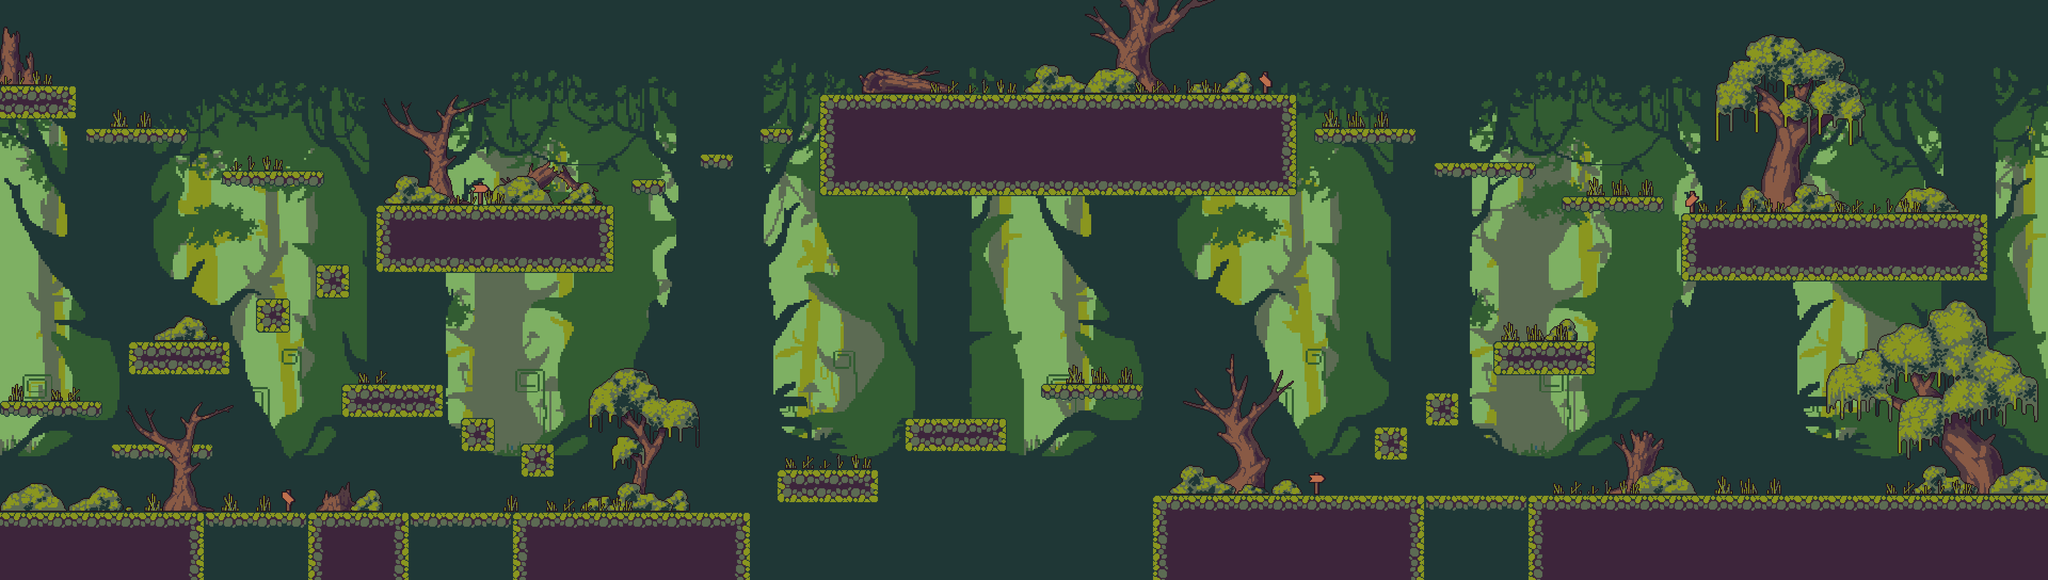

This is a level from a 2D game, rendered from its Tiled map with the project's own tilesets. A one-line summary and the map file follow, with tile-layer data summarised:
An orthogonal 240x68 tile map with 16x16 px tiles, 8 tile layers (Spawn, background, platforms, decor3, ...), 2 tilesets and 55 objects (28x platform, 25x pine, player, nut).

<map version="1.10" tiledversion="1.11.2" orientation="orthogonal" renderorder="right-down" width="240" height="68" tilewidth="16" tileheight="16" infinite="0" nextlayerid="16" nextobjectid="116">
 <tileset firstgid="1" name="TilesetSwamp" tilewidth="16" tileheight="16" tilecount="8192" columns="128">
  <image source="../../Resources/Swamp/Tileset/TilesetSwamp.png" width="2048" height="1024" />
 </tileset>
 <tileset firstgid="8193" name="background1" tilewidth="16" tileheight="16" tilecount="8160" columns="120">
  <image source="../../Resources/Swamp/Background/background1.png" width="1920" height="1088" />
 </tileset>
 <layer id="10" name="Spawn" width="240" height="68">
  <data>[16320 cells, 9 non-empty, 1 distinct tile ids]</data>
 </layer>
 <layer id="7" name="background" width="240" height="68">
  <data>[16320 cells, 16320 non-empty, 8160 distinct tile ids]</data>
 </layer>
 <layer id="8" name="platforms" width="240" height="68">
  <data>[16320 cells, 3286 non-empty, 240 distinct tile ids]</data>
 </layer>
 <layer id="13" name="decor3" width="240" height="68">
  <data>[16320 cells, 162 non-empty, 162 distinct tile ids]</data>
 </layer>
 <layer id="11" name="decor" width="240" height="68">
  <data>[16320 cells, 2180 non-empty, 2103 distinct tile ids]</data>
 </layer>
 <layer id="12" name="decor2" width="240" height="68">
  <data>[16320 cells, 604 non-empty, 396 distinct tile ids]</data>
 </layer>
 <layer id="14" name="grass" width="240" height="68">
  <data>[16320 cells, 452 non-empty, 51 distinct tile ids]</data>
 </layer>
 <layer id="15" name="pointers" width="240" height="68">
  <data>[16320 cells, 42 non-empty, 33 distinct tile ids]</data>
 </layer>
 <objectgroup id="9" name="obj">
  <object id="58" name="platform" x="-0.5" y="960" width="1409" height="63" />
  <object id="60" name="platform" x="2162.5" y="930" width="1679" height="63" />
  <object id="59" name="player" x="100.667" y="960.667" />
  <object id="61" name="platform" x="208.333" y="834.167" width="190" height="23.3333" />
  <object id="63" name="platform" x="0.333333" y="751.667" width="190" height="29.3333" />
  <object id="72" name="platform" x="417.333" y="319.667" width="190" height="29.3333" />
  <object id="73" name="platform" x="162.333" y="239.667" width="190" height="29.3333" />
  <object id="79" name="platform" x="2463.7" y="240.136" width="190" height="29.3333" />
  <object id="80" name="platform" x="2689.03" y="303.47" width="190" height="29.3333" />
  <object id="81" name="platform" x="2928.7" y="368.47" width="190" height="29.3333" />
  <object id="82" name="platform" x="1952.7" y="719.97" width="190" height="29.3333" />
  <object id="65" name="platform" x="242.333" y="642.333" width="190" height="60" />
  <object id="74" name="platform" x="-0.666667" y="162.333" width="142" height="60" />
  <object id="68" name="platform" x="640.5" y="722" width="190" height="60" />
  <object id="85" name="platform" x="2801.5" y="641.667" width="190" height="60" />
  <object id="86" name="platform" x="1698.17" y="785" width="190" height="60" />
  <object id="87" name="platform" x="1456.83" y="881.667" width="190" height="60" />
  <object id="66" name="platform" x="480.333" y="562.333" width="62.6667" height="60" />
  <object id="67" name="platform" x="593" y="498.333" width="62.6667" height="60" />
  <object id="70" name="platform" x="977.667" y="833.667" width="62.6667" height="28.6667" />
  <object id="83" name="platform" x="2577.17" y="799.167" width="62.6667" height="28.6667" />
  <object id="84" name="platform" x="2673.67" y="736.167" width="62.6667" height="28.6667" />
  <object id="75" name="platform" x="1184.5" y="335.833" width="62.6667" height="28.6667" />
  <object id="76" name="platform" x="1313.5" y="288.833" width="62.6667" height="28.6667" />
  <object id="77" name="platform" x="1424.5" y="239.833" width="62.6667" height="28.6667" />
  <object id="69" name="platform" x="864.667" y="785" width="62.6667" height="60" />
  <object id="64" name="pine" x="439.875" y="931.833" />
  <object id="104" name="pine" x="665.087" y="695.591" />
  <object id="105" name="pine" x="1544.91" y="853.682" />
  <object id="106" name="pine" x="1864.53" y="758.307" />
  <object id="107" name="pine" x="2088.05" y="694.989" />
  <object id="108" name="pine" x="2537.72" y="901.155" />
  <object id="89" name="pine" x="231.875" y="804.75" />
  <object id="90" name="pine" x="71.625" y="724.25" />
  <object id="91" name="pine" x="279.989" y="613.886" />
  <object id="92" name="pine" x="568.322" y="294.705" />
  <object id="95" name="pine" x="1216.07" y="308.288" />
  <object id="96" name="pine" x="1345.82" y="260.288" />
  <object id="97" name="pine" x="1455.57" y="213.538" />
  <object id="98" name="pine" x="1832.32" y="134.538" />
  <object id="99" name="pine" x="2265.07" y="133.788" />
  <object id="100" name="pine" x="2554.57" y="199.621" />
  <object id="101" name="pine" x="2744.25" y="276.121" />
  <object id="102" name="pine" x="2968.75" y="341.871" />
  <object id="103" name="pine" x="3528.25" y="374.538" />
  <object id="109" name="pine" x="2968.09" y="614.038" />
  <object id="110" name="pine" x="2711.67" y="710.871" />
  <object id="111" name="pine" x="2792.5" y="902.538" />
  <object id="112" name="pine" x="3416.62" y="902.083" />
  <object id="93" name="pine" x="311.655" y="212.917" />
  <object id="94" name="pine" x="118.78" y="133.042" />
  <object id="71" name="platform" x="706" y="386" width="446" height="60.3333" />
  <object id="78" name="platform" x="1536" y="175" width="893" height="60.3333" />
  <object id="88" name="platform" x="3152.39" y="397.818" width="576" height="60.3333" />
  <object id="114" name="nut" x="3598" y="873.333" />
 </objectgroup>
</map>